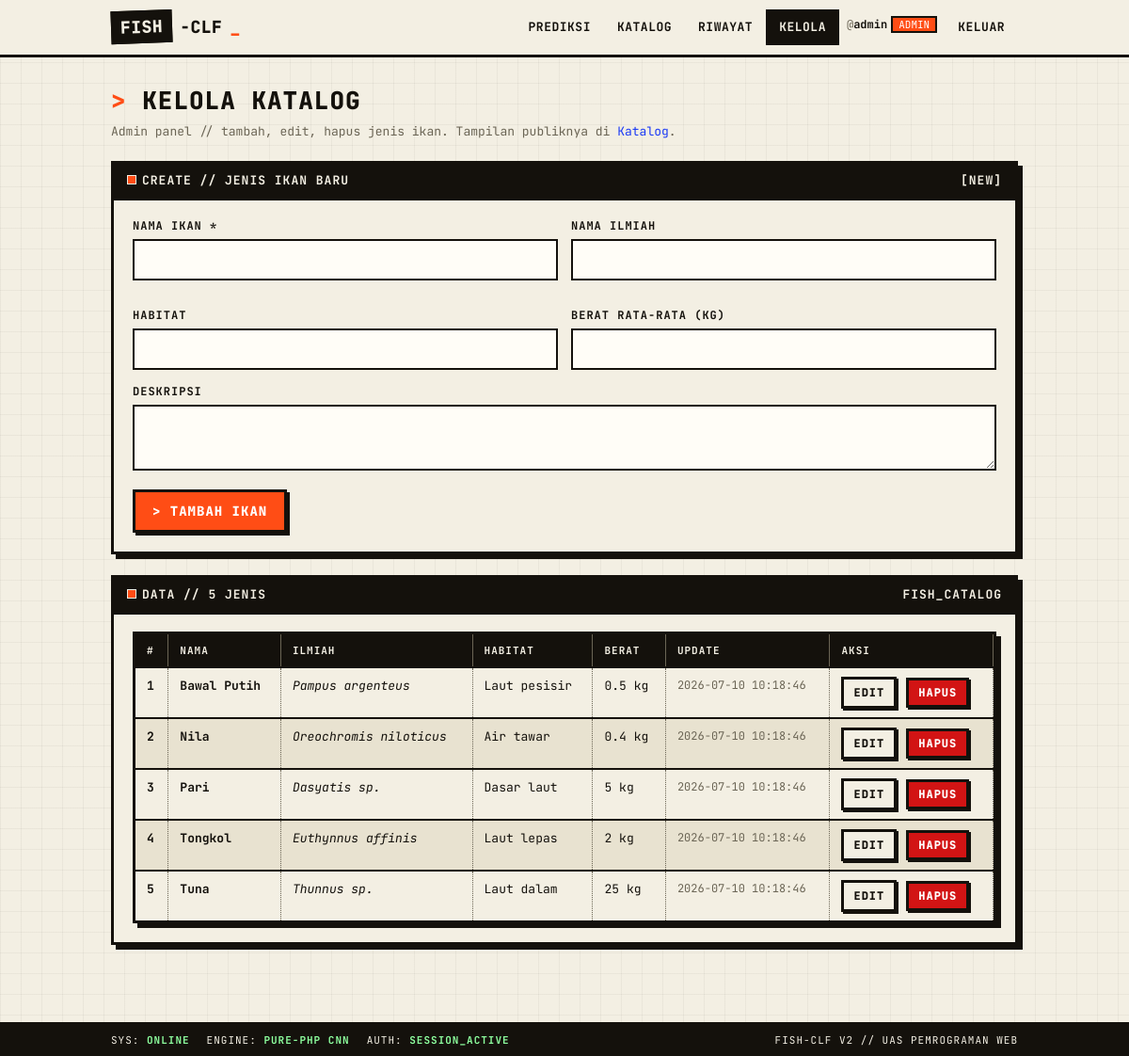
Page /catalog_manage.php (signed in) on the committed database.
### tables this page shows
CREATE TABLE `fish_catalog` (
  `id`              INT UNSIGNED NOT NULL AUTO_INCREMENT,
  `name`            VARCHAR(50)  NOT NULL,
  `scientific_name` VARCHAR(100) DEFAULT NULL,
  `habitat`         VARCHAR(100) DEFAULT NULL,
  `description`     TEXT         DEFAULT NULL,
  `avg_weight_kg`   DECIMAL(6,2) DEFAULT NULL,
  `created_by`      INT UNSIGNED DEFAULT NULL,
  `created_at`      TIMESTAMP    NOT NULL DEFAULT CURRENT_TIMESTAMP,
  `updated_at`      TIMESTAMP    NOT NULL DEFAULT CURRENT_TIMESTAMP ON UPDATE CURRENT_TIMESTAMP,
  PRIMARY KEY (`id`),
  UNIQUE KEY `uq_catalog_name` (`name`),
  KEY `idx_catalog_created_by` (`created_by`),
  CONSTRAINT `fk_catalog_user`
    FOREIGN KEY (`created_by`) REFERENCES `users` (`id`)
    ON DELETE SET NULL ON UPDATE CASCADE
);

### public/catalog_manage.php (the view, shortened to what this page needs)
<?php
$cfg = require __DIR__ . '/../config.php';
require_once __DIR__ . '/_layout.php';
$dbError = '';
$rows = [];
$editRow = null;
try {
    $pdo  = Database::pdo($cfg);
    $rows = $pdo->query(
        'SELECT id, name, scientific_name, habitat, description, avg_weight_kg, updated_at
         FROM fish_catalog ORDER BY name ASC'
    )->fetchAll();
} catch (PDOException $e) {
    $dbError = 'Database error. Pastikan MySQL nyala & fish_classifier.sql sudah di-import.';
}
$isEdit = $editRow !== null;
?>
<h1 class="page-title">Kelola Katalog</h1>
<p class="page-sub">Admin panel // tambah, edit, hapus jenis ikan. Tampilan publiknya di <a href="catalog.php">Katalog</a>.</p>
<div class="panel" id="form">
  <div class="panel-head">
    <span><span class="dot"></span><?= $isEdit ? 'UPDATE // RECORD #'.(int)$editRow['id'] : 'CREATE // JENIS IKAN BARU' ?></span>
    <span><?= $isEdit ? '[edit]' : '[new]' ?></span>
  </div>
  <form method="post" action="catalog_manage.php">
    <div class="grid-2">
      <label class="field">
        <span>Nama Ikan *</span>
        <input type="text" name="name" maxlength="50" required value="<?= e($editRow['name'] ?? '') ?>">
      </label>
      <label class="field">
        <span>Nama Ilmiah</span>
        <input type="text" name="scientific_name" maxlength="100" value="<?= e($editRow['scientific_name'] ?? '') ?>">
      </label>
      <label class="field">
        <span>Habitat</span>
        <input type="text" name="habitat" maxlength="100" value="<?= e($editRow['habitat'] ?? '') ?>">
      </label>
      <label class="field">
        <span>Berat Rata-rata (kg)</span>
        <input type="number" step="0.01" min="0" name="avg_weight_kg" value="<?= e($editRow['avg_weight_kg'] ?? '') ?>">
      </label>
    </div>
    <label class="field">
      <span>Deskripsi</span>
      <textarea name="description" maxlength="1000"><?= e($editRow['description'] ?? '') ?></textarea>
    </label>
    <div class="btn-row">
      <button class="btn <?= $isEdit?'blue':'' ?>" type="submit">&gt; <?= $isEdit ? 'Simpan Perubahan' : 'Tambah Ikan' ?></button>
    </div>
  </form>
</div>
<div class="panel">
  <div class="panel-head"><span><span class="dot"></span>DATA // <?= count($rows) ?> JENIS</span><span>fish_catalog</span></div>
  <?php if (!$rows && !$dbError): ?>
    <div class="empty">Katalog kosong. Tambah lewat form di atas.</div>
  <?php elseif ($rows): ?>
    <div class="table-scroll">
      <table class="grid">
        <thead>
          <tr><th>#</th><th>Nama</th><th>Ilmiah</th><th>Habitat</th><th>Berat</th><th>Update</th><th>Aksi</th></tr>
        </thead>
        <tbody>
        <?php foreach ($rows as $r): ?>
          <tr>
            <td class="num"><?= (int)$r['id'] ?></td>
            <td><b><?= e($r['name']) ?></b></td>
            <td><i><?= $r['scientific_name'] ? e($r['scientific_name']) : '<span class="mono-note">—</span>' ?></i></td>
            <td><?= $r['habitat'] ? e($r['habitat']) : '<span class="mono-note">—</span>' ?></td>
            <td><?= $r['avg_weight_kg'] !== null ? e(rtrim(rtrim(number_format((float)$r['avg_weight_kg'],2),'0'),'.')).' kg' : '<span class="mono-note">—</span>' ?></td>
            <td class="mono-note"><?= e($r['updated_at']) ?></td>
            <td>
              <div class="btn-row">
                <a class="btn ghost sm" href="catalog_manage.php?edit=<?= (int)$r['id'] ?>#form">Edit</a>
                <form method="post" action="catalog_manage.php" onsubmit="return confirm('Hapus <?= e($r['name']) ?>?');" style="display:inline">
                  <button class="btn danger sm" type="submit">Hapus</button>
                </form>
              </div>
            </td>
          </tr>
        <?php endforeach; ?>
        </tbody>
      </table>
    </div>
  <?php endif; ?>
</div>

### public/assets/style.css (style rules this page uses)
:root { --paper:#f3efe3; --paper-2:#e8e2d0; --ink:#14110c; --line:#14110c; --orange:#ff4d15; --blue:#1b3af5; --green:#0c7a3f; --red:#d21414; --muted:#6b6555; --shadow:5px 5px 0 var(--ink); --shadow-sm:3px 3px 0 var(--ink); }
* { box-sizing:border-box }
html,body { margin:0;padding:0 }
body { background:var(--paper); background-image: linear-gradient(rgba(20,17,12,.045) 1px,transparent 1px), linear-gradient(90deg,rgba(20,17,12,.045) 1px,transparent 1px); background-size:22px 22px; color:var(--ink); font-family:"JetBrains Mono","SFMono-Regular",Consolas,"Liberation Mono",Menlo,monospace; font-size:15px; line-height:1.5; -webkit-font-smoothing:antialiased; }
a { color:var(--blue);text-decoration:none }
.page-title { font-size:26px;font-weight:800;text-transform:uppercase;letter-spacing:1px; margin:0 0 4px; }
.page-title:before { content:"> ";color:var(--orange) }
.page-sub { color:var(--muted);margin:0 0 22px;font-size:13px }
.panel { background:var(--paper); border:3px solid var(--ink); box-shadow:var(--shadow); padding:20px;margin-bottom:22px; }
.panel-head { margin:-20px -20px 18px;padding:8px 14px; border-bottom:3px solid var(--ink); background:var(--ink);color:var(--paper); font-size:13px;text-transform:uppercase;letter-spacing:1px;font-weight:700; display:flex;justify-content:space-between;align-items:center; }
.panel-head .dot { width:10px;height:10px;background:var(--orange);border:1px solid var(--paper);display:inline-block;margin-right:6px }
.btn { font-family:inherit;font-weight:800;text-transform:uppercase;letter-spacing:1px; font-size:14px;cursor:pointer; background:var(--orange);color:#fff; border:3px solid var(--ink);box-shadow:var(--shadow-sm); padding:11px 18px; transition:transform .05s ease,box-shadow .05s ease; }
.btn.ghost { background:var(--paper);color:var(--ink) }
.btn.sm { padding:5px 10px;font-size:12px;box-shadow:2px 2px 0 var(--ink) }
.btn.danger { background:var(--red) }
.btn-row { display:flex;gap:10px;flex-wrap:wrap;align-items:center }
label.field { display:block;margin-bottom:14px }
label.field span { display:block;text-transform:uppercase;font-size:12px;font-weight:700; letter-spacing:1px;margin-bottom:5px;color:var(--ink); }
input[type=text],input[type=email],input[type=password],input[type=number],select,textarea { width:100%;font-family:inherit;font-size:15px; background:#fffdf7;color:var(--ink); border:2px solid var(--ink);padding:10px 12px; }
textarea { resize:vertical;min-height:70px }
.table-scroll { overflow-x:auto;border:3px solid var(--ink);box-shadow:var(--shadow) }
table.grid { width:100%;border-collapse:collapse;background:var(--paper);font-size:13px;min-width:640px }
table.grid th { background:var(--ink);color:var(--paper);text-transform:uppercase; font-size:11px;letter-spacing:1px;padding:9px 12px;text-align:left; border-right:1px solid var(--muted); }
table.grid td { padding:9px 12px;border-top:2px solid var(--ink);border-right:1px dotted var(--muted);vertical-align:top }
table.grid tr:nth-child(even) td { background:var(--paper-2) }
table.grid .num { font-weight:700 }
.mono-note { color:var(--muted);font-size:12px }
.grid-2 { display:grid;grid-template-columns:1fr 1fr;gap:14px }

### rows in the picture
fish_catalog: id "1", name "Bawal Putih", scientific_name "Pampus argenteus", habitat "Laut pesisir", avg_weight_kg "0.5", updated_at "2026-07-10 10:18:46"
fish_catalog: id "2", name "Nila", scientific_name "Oreochromis niloticus", habitat "Air tawar", avg_weight_kg "0.4", updated_at "2026-07-10 10:18:46"
fish_catalog: id "3", name "Pari", scientific_name "Dasyatis sp.", habitat "Dasar laut", avg_weight_kg "5", updated_at "2026-07-10 10:18:46"
fish_catalog: id "4", name "Tongkol", scientific_name "Euthynnus affinis", habitat "Laut lepas", avg_weight_kg "2", updated_at "2026-07-10 10:18:46"
fish_catalog: id "5", name "Tuna", scientific_name "Thunnus sp.", habitat "Laut dalam", avg_weight_kg "25", updated_at "2026-07-10 10:18:46"

### other values in the picture
$u['username'] "admin"
count($rows) "5"
